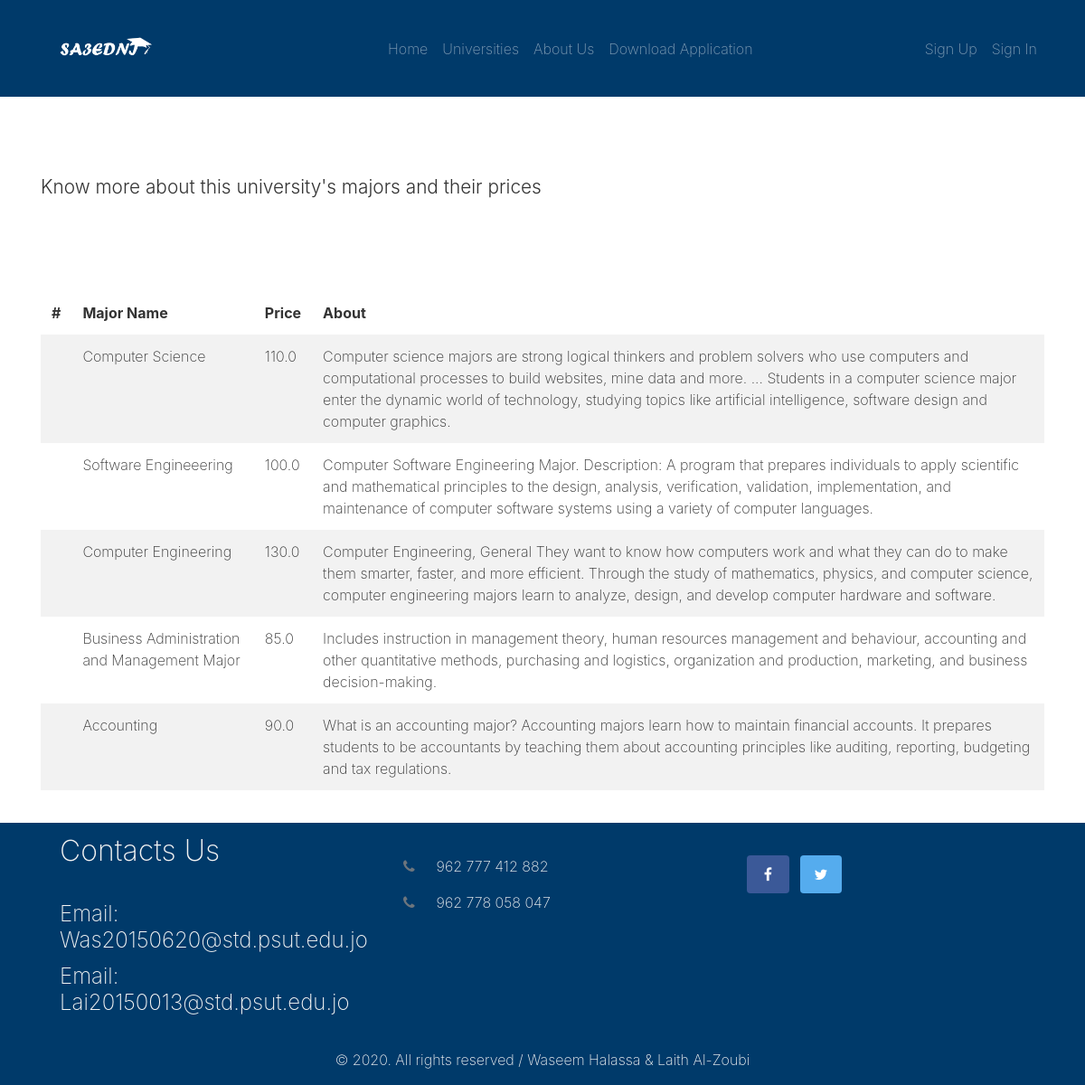
The app's page /unimore?id=PSUT with its own data.
### sa3edniApp/models.py (models this page shows, shortened)
class Major(models.Model):
    majorName = models.CharField(max_length=150)
    minAvg = models.FloatField(default=60)
    description = models.TextField()
    university = models.ForeignKey("University",on_delete=models.CASCADE, default = "")
    majorType = models.CharField(max_length= 20, default="")
    streamsOptions = [
        ("Scientific","Scientific"),
        ("Literature","Literature"),
        ("Any","Any")
    ]
    stream = models.CharField(max_length=25, choices=streamsOptions)
    price = models.FloatField(default=0)

### sa3edniApp/views.py (the view)
# urls.py: path("unimore",views.uniMore),
def uniMore(request):
    uniName = request.GET["id"]
    university = University.objects.get(uniName = uniName)
    majors = Major.objects.filter(university = university)
    data = {"majors":majors, "uniName":university.uniName}
    return render(request, "majors.html",data)

### sa3edniApp/templates/majors.html (shortened to what this page needs)
{% extends 'template.html'%}
{% block content%}
<div class="py-5">
    <div class="container">
      <div class="row">
        <div class="col-md-12">
        </div>
      </div>
      <div class="row">
        <div class="col-md-12">
          <p class="lead">Know more about this university's majors and their prices</p>
        </div>
      </div>
    </div>
  </div>
  <div class="py-2">
    <div class="container">
      <div class="row">
        <div class="col-md-12">
          <div class="table-responsive">
            <table class="table table-striped table-borderless">
              <thead>
                <tr>
                  <th scope="col">#</th>
                  <th scope="col">Major Name</th>
                  <th scope="col">Price</th>
                  <th scope="col">About</th>
                </tr>
              </thead>
              <tbody>
                 {% for major in majors %}
                     <tr>
                        <th scope="row"></th>
                        <td>{{major.majorName}}</td>
                        <td>{{major.price}}</td>
                        <td>{{major.description}}</td>
                     </tr>
                  {% endfor %}
              </tbody>
            </table>
          </div>
        </div>
      </div>
    </div>
  </div>
{% endblock %}

### records on screen
Major: majorName "Computer Science", price "110.0", description "Computer science majors are strong logical thinkers and problem solvers who use computers and computational processes to build websites, mine data and more. ... Students in a computer science major enter the dynamic world of technology, studying topics like artificial intelligence, software design and computer graphics."
Major: majorName "Software Engineeering", price "100.0", description "Computer Software Engineering Major. Description: A program that prepares individuals to apply scientific and mathematical principles to the design, analysis, verification, validation, implementation, and maintenance of computer software systems using a variety of computer languages."
Major: majorName "Computer Engineering", price "130.0", description "Computer Engineering, General They want to know how computers work and what they can do to make them smarter, faster, and more efficient. Through the study of mathematics, physics, and computer science, computer engineering majors learn to analyze, design, and develop computer hardware and software."
Major: majorName "Business Administration and Management Major", price "85.0", description "Includes instruction in management theory, human resources management and behaviour, accounting and other quantitative methods, purchasing and logistics, organization and production, marketing, and business decision-making."
Major: majorName "Accounting", price "90.0", description "What is an accounting major? Accounting majors learn how to maintain financial accounts. It prepares students to be accountants by teaching them about accounting principles like auditing, reporting, budgeting and tax regulations."
